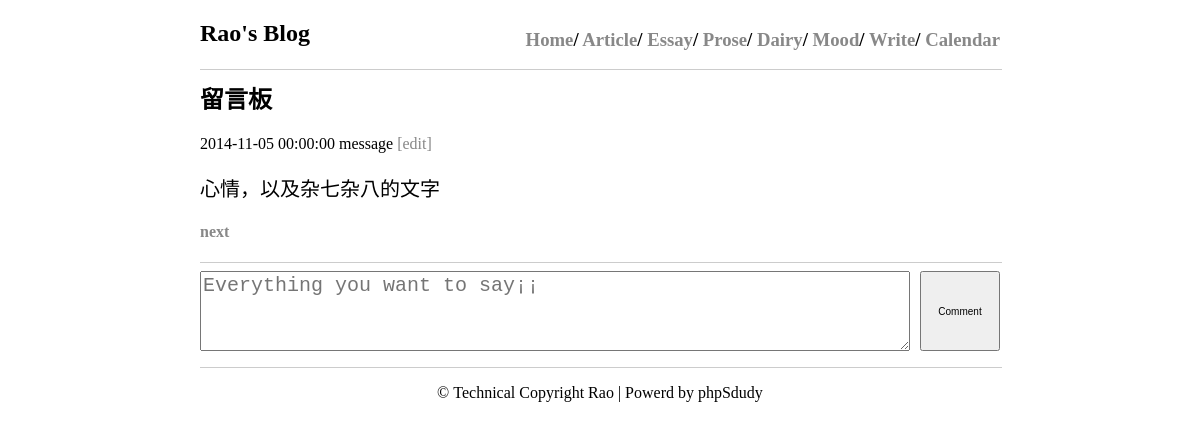
/single.php?post_id=1, run on the app's committed database.
### tables this page shows
CREATE TABLE `posts` (
  `post_ID` int(11) NOT NULL AUTO_INCREMENT,
  `post_title` text,
  `post_date` datetime DEFAULT NULL,
  `post_content` longtext,
  `post_tag` varchar(10) NOT NULL,
  PRIMARY KEY (`post_ID`)
);

### functions.php (called while the page is built, shortened)
<?php
function xconnect(){
	$db = mysql_connect('localhost','root','root');
	return $db;
}
function xrdsingle($post_id){
	$db=xconnect();
	$sql = "select * from posts where post_ID = '$post_id'";
	$re = mysql_query($sql,$db);
	return $re;
}
?>

### single.php (the view, shortened to what this page needs)
<?php
include "header.php";
include 'functions.php';
$re = xrdsingle($_GET['post_id']);
$row=mysql_fetch_row($re);
echo "<h2>" . $row[1] . "</h2>";
echo '<p>' . $row[2] . '&nbsp;' . $row[4] . '&nbsp;<a href="edit.php?post_id=' . $row[0] . '">[edit]</a></p>';
echo '<div class="content">' . $row[3] . '</div>';
echo "<h4><a href='single.php?post_id=" . ($row[0]-1) . "'>next</a></h4>";
echo '<hr width="100%" color=#cccccc noShade SIZE=1>';
include 'comments.php';
include 'footer.php';
?>

### style.css (style rules this page uses)
a { color:#888888; text-decoration:none; }
.content { font-size:20px;margin:0 0 20px 0; }

### data on the page
posts: post_title "留言板", post_date "2014-11-05 00:00:00", post_tag "message", post_content "心情，以及杂七杂八的文字"
